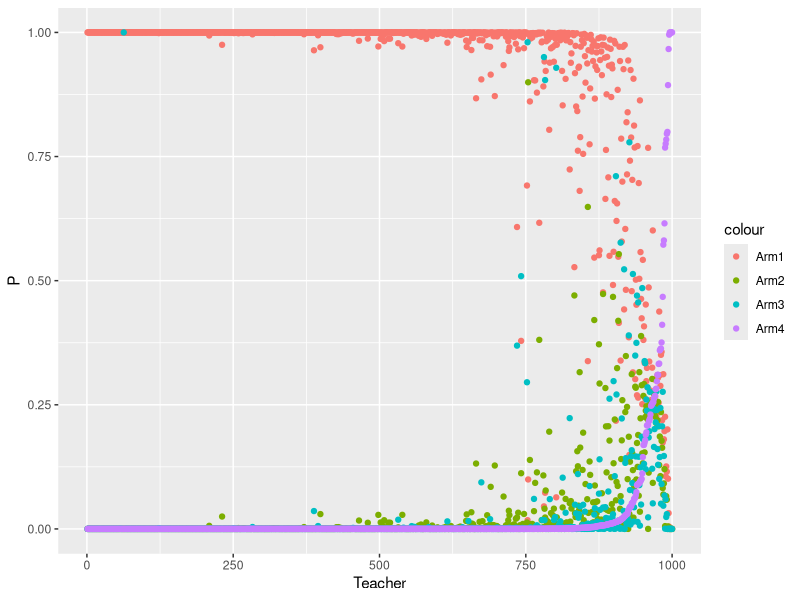

Recreate this plot in R.
library(tidyverse)
library(reshape2)

# 1. #have a multiplier on cost - each teacher has a different sensitivity to the cost

#cost multiplier per teacher on every column

# Alpha do the same thing as with C

# Beta do the same thing with as C, inlcude in data

# > summary(teacher_usage$min_per_week) PER TEACHER
# Min. 1st Qu.  Median    Mean 3rd Qu.    Max. 
# 0.00    4.70   30.20   52.12   76.20  669.60


# PER CLASSROOM
# > summary(classroom_student_usage$badges_per_week)
# Min. 1st Qu.  Median    Mean 3rd Qu.    Max. 
# 0.000   1.100   2.400   2.477   3.500  76.000 

#DAT ATO SIMULATE: 1000 teachers, 40 weeks,
#simualted badges per week, effort, cost


#data generation specifications
nweeks <- 40
nteachers = 1000
nArms <- 4 #try a different here instead
banditArms <- c(1:nArms)

#deal with greater than 0 or less than 1
arm1_dist = rnorm(1, mean = .2, sd = .1)
arm1_dist = ifelse(arm1_dist < 0, 0, arm1_dist )
arm1_dist = ifelse(arm1_dist > 1, 1, arm1_dist )

arm2_dist = rnorm(1, mean = .35, sd = .125)
arm2_dist = ifelse(arm2_dist < 0, 0, arm2_dist )
arm2_dist = ifelse(arm2_dist > 1, 1, arm2_dist )

arm3_dist = rnorm(1, mean = .5, sd = .2)
arm3_dist = ifelse(arm3_dist < 0, 0, arm3_dist )
arm3_dist = ifelse(arm3_dist > 1, 1, arm3_dist )

arm4_dist = rnorm(1, mean = .7, sd = .25)
arm4_dist = ifelse(arm4_dist < 0, 0, arm4_dist )
arm4_dist = ifelse(arm4_dist > 1, 1, arm4_dist )

armRewardProbabilities <- c(arm1_dist,arm2_dist, arm3_dist,arm4_dist) #each arm needs its own reward probability

#armRewardProbabilities <- c(0.1, 0.3, 0.5,0.8) #each arm needs its own reward probability

# alpha = .02
# beta <- 5 #inverse temperature, and with this
Qi <- 0 #initial Q values
currentQs <- vector(length = length(banditArms))
weekQs <- matrix(data = NA, nrow = nweeks, ncol = nArms)
choiceProbs <- vector(length = length(banditArms))
weekChoiceProbs <- matrix(data = NA, nrow = nweeks, ncol = nArms)
choices <- vector(length = nweeks)
rewards <- vector(length = nweeks)
badges <- vector(length = nweeks)
cost <- vector(length = nweeks)


#assign initial Q value
for (arm in banditArms) {
  currentQs[arm] <- Qi
}


teachers = matrix(data = NA, nrow = nteachers, ncol = nArms+1)

teachers_final_sim = data.frame(matrix(data = NA, nrow = nteachers*nweeks, ncol = nArms+12))

for (teacher in 1:nteachers){
  
  
  #Cost for each arm
  cost1 = 0
  cost2 = runif(1, .5, 1)
  cost3 = runif(1, cost2, 2)
  cost4 = runif(1, cost3, 3)
  
  #alpha for each teacher
  alpha = runif(1,0.000001,1)
  
  #beta for each teacher
  beta = runif(1,0.01,40)

  
  for (week in 1:nweeks) {
    
    #calculate sumExp for softmax function
    sumExp <- 0
    for (arm in banditArms) {
      sumExp <- sumExp + exp(beta * currentQs[arm])
    }
    #calculate choice probabilities
    for (arm in banditArms) {
      choiceProbs[arm] = exp(beta * currentQs[arm]) / sumExp
    }
    
    #save choice probabilities in matrix for later visualization
    weekChoiceProbs[week,] <- choiceProbs
    
    # choose action given choice probabilities, save in choices vector
    choices[week] <- sample(banditArms, size = 1, replace = FALSE, prob = choiceProbs)
    
    #sampling the probabilities every single time
    arm1_dist = rnorm(1, mean = .2, sd = .1)
    arm1_dist = ifelse(arm1_dist < 0, 0, arm1_dist )
    arm1_dist = ifelse(arm1_dist > 1, 1, arm1_dist )
    arm1_dist
    
    arm2_dist = rnorm(1, mean = .35, sd = .125)
    arm2_dist = ifelse(arm2_dist < 0, 0, arm2_dist )
    arm2_dist = ifelse(arm2_dist > 1, 1, arm2_dist )
    
    arm3_dist = rnorm(1, mean = .5, sd = .2)
    arm3_dist = ifelse(arm3_dist < 0, 0, arm3_dist )
    arm3_dist = ifelse(arm3_dist > 1, 1, arm3_dist )
    
    arm4_dist = rnorm(1, mean = .7, sd = .25)
    arm4_dist = ifelse(arm4_dist < 0, 0, arm4_dist )
    arm4_dist = ifelse(arm4_dist > 1, 1, arm4_dist )
    armRewardProbabilities <- c(arm1_dist, arm2_dist, arm3_dist, arm4_dist)
    
    #given bandit arm choice, get reward outcome (based on armRewardProbabilities)
    #reward depends on the amount of effort given
    
    #for no effort (arm 1)
    if (armRewardProbabilities[choices[week]] == arm1_dist){
      # if they're in the no effort section then their cost is quite literally 0
      arm1_reward_base = rnorm(1, mean = 0.5, sd = 1) 
      arm1_reward_base = ifelse(arm1_reward_base < 0, 0, arm1_reward_base)
      
      arm1_cost = cost1
      
      #reward is the probability times that reward base - 1. could do binomial * 2; reward, or reward * probability
      #rewards[week] <- rbinom(1,size = 1,prob = armRewardProbabilities[choices[week]]) * arm1_reward_base arm1 - arm1_cost
      rewards[week] <- arm1_reward_base*armRewardProbabilities[choices[week]] #- arm1_cost
      badges[week] = arm1_reward_base*armRewardProbabilities[choices[week]]
      cost[week] = arm1_cost
    }
    else if (armRewardProbabilities[choices[week]] == arm2_dist){
      #setting reward from Q1 badges per week
      arm2_reward_base = rnorm(1, mean = 1.1, sd = 1) 
      arm2_reward_base = ifelse(arm2_reward_base < 0, 0, arm2_reward_base)
      
      #making fixed to start - can add variability if we want
      arm2_cost = cost2
      
      #reward is the probability times that reward base - 1. could do binomial * 2; reward, or reward * probability
      #rewards[week] <- rbinom(1,size = 1,prob = armRewardProbabilities[choices[week]]) * arm2_reward_base - arm2_cost
      rewards[week] <- arm2_reward_base*armRewardProbabilities[choices[week]] - arm2_cost
      badges[week] = arm2_reward_base*armRewardProbabilities[choices[week]]
      cost[week] = arm2_cost
    }
    else if (armRewardProbabilities[choices[week]] == arm3_dist){
      #setting reward from median badges per week
      arm3_reward_base = rnorm(1, mean = 2.477, sd = 2.0) 
      arm3_reward_base = ifelse(arm3_reward_base < 0, 0, arm3_reward_base)
      
      #making fixed to start - can add variability if we want
      arm3_cost = cost3
      
      #reward is the probability times that reward base - 1. could do binomial * 2; reward, or reward * probability
      #rewards[week] <- rbinom(1,size = 1,prob = armRewardProbabilities[choices[week]]) * arm3_reward_base - arm3_cost = 1.5
      rewards[week] <- arm3_reward_base*armRewardProbabilities[choices[week]] - arm3_cost
      badges[week] = arm3_reward_base*armRewardProbabilities[choices[week]]
      cost[week] = arm3_cost
    }
    else if (armRewardProbabilities[choices[week]] == arm4_dist){
      #setting reward from Q3badges per week
      arm4_reward_base = rnorm(1, mean = 3.5, sd = 2) 
      arm4_reward_base = ifelse(arm4_reward_base < 0, 0, arm4_reward_base)
      
      #making fixed to start - can add variability if we want
      arm4_cost = cost4
      
      #reward is the probability times that reward base - 1. could do binomial * 2; reward, or reward * probability
      #rewards[week] <- rbinom(1,size = 1,prob = armRewardProbabilities[choices[week]]) * arm34reward_base - arm4_cost
      rewards[week] <- arm4_reward_base*armRewardProbabilities[choices[week]] - arm4_cost
      badges[week] = arm4_reward_base*armRewardProbabilities[choices[week]]
      cost[week] = arm4_cost
    }
    
    #rewards[week] <- rbinom(1,size = 1,prob = armRewardProbabilities[choices[week]])
    
    #given reward outcome, update Q values
    currentQs[choices[week]] <- currentQs[choices[week]] + alpha * (rewards[week] - currentQs[choices[week]])
    
    #save Q values in matrix of all Q-values
    weekQs[week,] <- currentQs
    
    #combine choices and rewards into dataframe
    df <- data.frame(choices, rewards, badges, cost)
    
    # #save out data df as csv
    # fileName <- paste(data_out, "Generated_Data.csv",sep = "/")
    # write.csv(df,fileName, row.names = FALSE)
    
    #turn week choice probs into dataframe
    ChoiceProbs_df <- as.data.frame(weekChoiceProbs)
    
    #add column names
    for (i in 1:length(ChoiceProbs_df)){
      colnames(ChoiceProbs_df)[i] <- paste("Arm", i, sep="")
    }
    
    #add column of week counts
    ChoiceProbs_df$weekCount <- as.numeric(row.names(ChoiceProbs_df))
    
    #turn df into long format for plotting
    ChoiceProbs_long <- melt(ChoiceProbs_df, id = "weekCount")
  }

  teachers[teacher,] = c(teacher, weekChoiceProbs[40,])
  lower_bound = 1+(40*(teacher-1))
  upper_bound = 40+(40*(teacher-1))
  teachers_final_sim[c(lower_bound:upper_bound),] = c(teacher, alpha, beta, cost1, cost2, cost3, cost4, ChoiceProbs_df, df)
}

# WRIT THIS DF FOR MARCOS TO RUN DATA
# fileName <- paste(teachers_final_sim, "Generated_Data.csv",sep = "/")
# write.csv(df,fileName, row.names = FALSE)

teachers = data.frame(teachers)
colnames(teachers) = c('Teacher', 'Arm1', 'Arm2', 'Arm3', 'Arm4')
colnames(teachers_final_sim) = c('teacher', 'alpha', 'beta', 'cost1','cost2', 'cost3', 'cost4', 'Arm1', 'Arm2', 'Arm3', 'Arm4','week', 'effort', 'reward', 'badges', 'cost')


#THIS IS THE SIMULATED DATA@
write.csv(teachers_final_sim, 'teacher_sim.csv', row.names = FALSE)

teachers = teachers[order(teachers[,5], decreasing = FALSE),]
teachers$Teacher = 1:nteachers

ggplot(teachers) +
  geom_point(aes(x = Teacher, y = Arm1, color = 'Arm1')) +
  geom_point(aes(x = Teacher, y = Arm2, color = 'Arm2')) +
  geom_point(aes(x = Teacher, y = Arm3, color = 'Arm3')) +
  geom_point(aes(x = Teacher, y = Arm4, color = 'Arm4')) +
  labs(y= 'P')

#plot Q values over time
# ggplot(data=ChoiceProbs_long, aes(x = weekCount, y = value, color = variable)) +
#   #geom_smooth(se=F) +
#   geom_line(size = .5)+
#   ggtitle("Probability of Choosing Arm by week")

